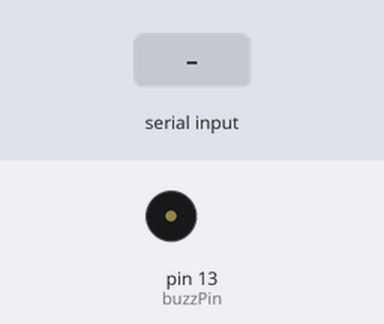
A sketch run on a simulated Arduino Uno, built with avr-gcc and run on an emulated ATmega328P. On the bench: buzzer (waves = sounding, pin HIGH). The inputs (shaded band) are chosen by the test bench. What the sketch prints to the serial monitor is not drawn.

Above: at 2.9 s.
3.0 s: "1\n" received over Serial
At 3.76 s:
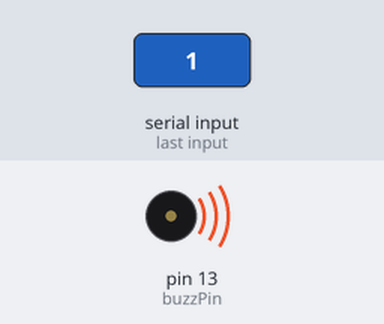
6.0 s: "0\n" received over Serial
At 8.01 s:
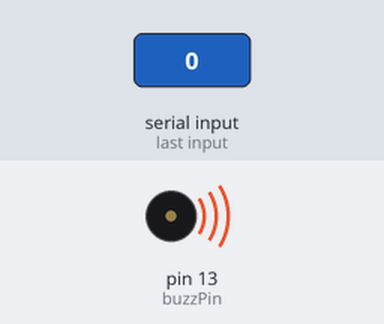
9.0 s: "2\n" received over Serial
At 12.2 s:
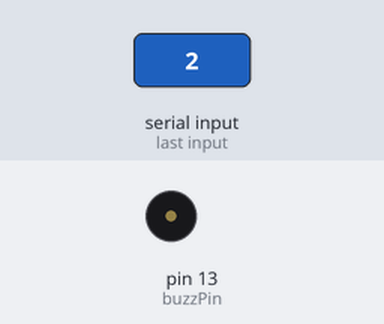
Timing chart, 0 to 13.7 s (numbered marks = the images above; inputs shaded):
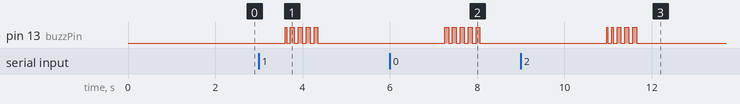

The sketch:

Morse_Code_Beep.ino
```cpp
/*
 * Code to beep an active buzzer according to the given morse code
 * Connections-
 *  Positive terminal of the buzzer to pin 13
 *  Negative terminal of the buzzer to ground
 */

const int buzzPin = 13;

// the setup function runs once when you press reset or power the board
void setup() {
  // initialize digital pin LED_BUILTIN as an output.
  pinMode(buzzPin, OUTPUT);
  Serial.begin(9600);
}

// the loop function runs over and over again forever
void loop() {
  delay(2000);
  String msg;
  Serial.print("Enter your message: ");
  while(Serial.available()==0){
  }
  msg = Serial.readStringUntil('\n');
  delay(500);
  Serial.println(msg);
  delay(100);
  beepAsMorse(msg);
  Serial.println();
  Serial.println();
}

void beepAsMorse(String str){
  char arr1[] = {'a','b','c','d','e','f','g','h','i','j','k','l','m','n','o','p','q','r','s','t','u','v','w','x','y','z','1','2','3','4','5','6','7','8','9','0'};
  char *arr2[] = {".-","-...","-.-.","-..",".","..-.","--.","....","..",".---","-.-",".-..","--","-.","---",".--.","--.-",".-.","...","-","..-","...-",".--","-..-","-.--","--..",".----","..---","...--","....-",".....","-....","--...","---..","----.","-----"};
  int i,j;
  for(i=0; str[i]!='\0'; i++){
    char c = str[i];
    for(j = 0; j<(sizeof(arr1)/sizeof(char));j++){
      if(c==arr1[j]){
        beepMorse(arr2[j]);
      }
    }
    if(c==' ')
        Serial.println();
    delay(210);
  }
}

void beepMorse(char str[]){
  char c1 = '.';
  char c2 = '-';
  int i;
  for(i = 0; str[i]!='\0'; i++){
    if(str[i]==c1){
      Serial.print(c1);
      digitalWrite(buzzPin,HIGH);
      delay(30);
      digitalWrite(buzzPin,LOW);

    }else if(str[i]==c2){
      Serial.print(c2);
      digitalWrite(buzzPin,HIGH);
      delay(90);
      digitalWrite(buzzPin,LOW);

    }
    delay(90);
  }
    Serial.print("  ");
}
```

Measured:
- after the input at 3.0 s, pin 13 (buzzPin): LOW → HIGH after 0.60 s, then repeats every 0.18 s: LOW 0.09 s, HIGH 0.09 s, until it stays LOW from 4.4 s
- after the input at 6.0 s, pin 13 (buzzPin): alternates HIGH for 0.09 s and LOW for 0.09 s, 10 changes in all, then stays LOW, starting after 1.3 s
- after the input at 9.0 s, pin 13 (buzzPin): goes HIGH 0.03 s, LOW 0.09 s, HIGH 0.03 s, 3 × (LOW 0.09 s, HIGH 0.09 s), then LOW, starting after 2.0 s
